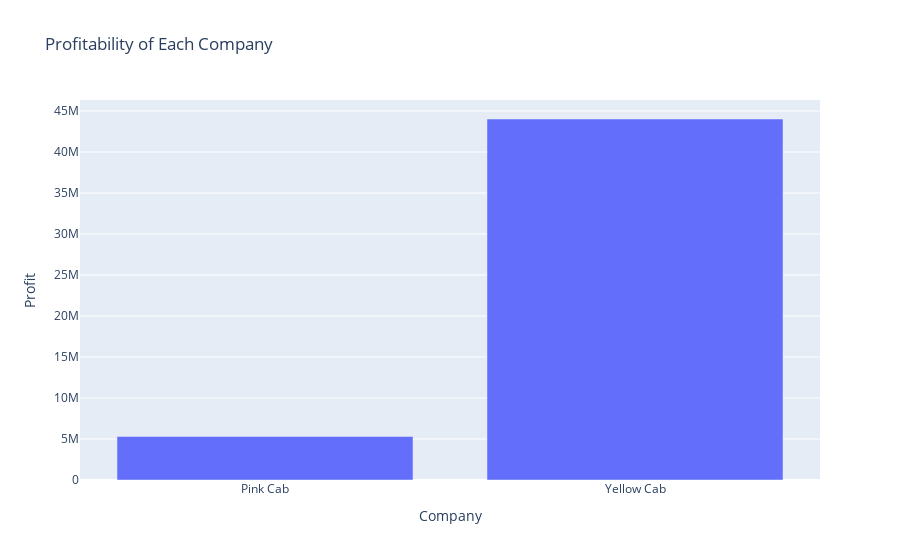

The notebook cell this image was saved under:
### Markdown cell above
## Hypothesis 9: Calculate the profitability of each company

### Code cell
company_profitability = data.groupby('Company').agg({'Price Charged': 'sum', 'Cost of Trip': 'sum'})
company_profitability['Profit'] = company_profitability['Price Charged'] - company_profitability['Cost of Trip']
company_profitability = company_profitability.reset_index()
fig = px.bar(company_profitability, x='Company', y='Profit', title='Profitability of Each Company')
fig.update_layout(xaxis_title='Company', yaxis_title='Profit')
fig.show()

### Figure 1 — Plotly figure (JSON) as saved in the notebook; plotly's stock layout.template omitted (floating-point values rounded to 4 significant figures)
{"data": [{"alignmentgroup": "True", "hovertemplate": "Company=%{x}<br>Profit=%{y}<extra></extra>", "legendgroup": "", "marker": {"color": "#636efa", "pattern": {"shape": ""}}, "name": "", "offsetgroup": "", "orientation": "v", "showlegend": false, "textposition": "auto", "type": "bar", "x": ["Pink Cab", "Yellow Cab"], "xaxis": "x", "y": [5307000.0, 44020000.0], "yaxis": "y"}], "layout": {"barmode": "relative", "legend": {"tracegroupgap": 0}, "title": {"text": "Profitability of Each Company"}, "xaxis": {"anchor": "y", "domain": [0, 1], "title": {"text": "Company"}}, "yaxis": {"anchor": "x", "domain": [0, 1], "title": {"text": "Profit"}}}}
